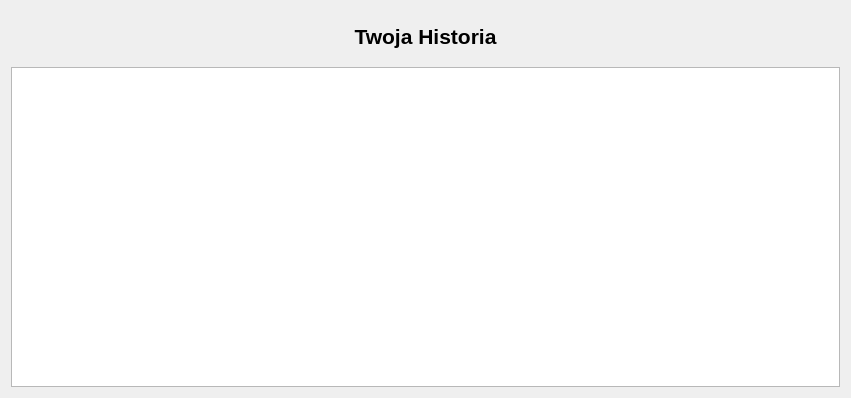
<?xml version="1.0" encoding="UTF-8"?>
<ui version="4.0">
 <class>Wyniki</class>
 <widget class="QDialog" name="Wyniki">
  <property name="geometry">
   <rect>
    <x>0</x>
    <y>0</y>
    <width>851</width>
    <height>398</height>
   </rect>
  </property>
  <property name="windowTitle">
   <string>Dialog</string>
  </property>
  <layout class="QVBoxLayout" name="verticalLayout">
   <item>
    <widget class="QLabel" name="label">
     <property name="minimumSize">
      <size>
       <width>0</width>
       <height>50</height>
      </size>
     </property>
     <property name="maximumSize">
      <size>
       <width>16777215</width>
       <height>50</height>
      </size>
     </property>
     <property name="font">
      <font>
       <pointsize>16</pointsize>
       <weight>75</weight>
       <bold>true</bold>
      </font>
     </property>
     <property name="text">
      <string>Twoja Historia</string>
     </property>
     <property name="alignment">
      <set>Qt::AlignCenter</set>
     </property>
    </widget>
   </item>
   <item>
    <widget class="QTextBrowser" name="wyniki">
     <property name="font">
      <font>
       <pointsize>12</pointsize>
      </font>
     </property>
    </widget>
   </item>
  </layout>
 </widget>
 <resources/>
 <connections/>
</ui>
